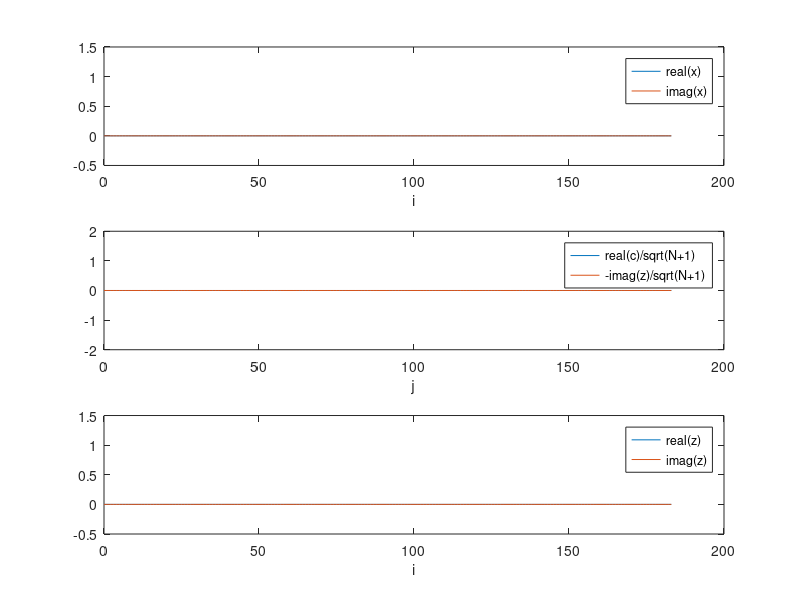

This figure's MATLAB source:
% F7FTSTEP183S
% Complex Fourier transform of step function of width 0 to d.
% 183 points are used. The FT(inverse) of the FT is also shown.

function F7FTSTEP183S;
% Original Function
i = (0:1:183);
d = 20;
x = (logical(i)>=0) - (logical(i-d)>=0)
nx = length(i);


figure(1);
subplot(3,1,1);
plot(i,real(x),i,imag(x));
axis([0 200 -0.5 1.5]);
xlabel('i');
legend('real(x)','imag(x)');

%Fourier transform
c = fft(x);
%N = 128
N = length(c)-1;
j = (0:1:N);

subplot(3,1,2);
plot(j,real(c)/sqrt(N+1),j,-imag(c)/sqrt(N+1));
axis([0 200 -2 2]);
xlabel('j');
legend('real(c)/sqrt(N+1)','-imag(z)/sqrt(N+1)');
% The first zero of the FT
% is at 1/2d

%Fourier transform(inverse) of Fourier transform
z = ifft(c);
N = length(c)-1;
k = (0:1:N);

% 1/(2*d)=0.025

subplot(3,1,3);
plot(i,real(z),i,imag(z));
axis([0 200 -0.5 1.5]);
xlabel('i');
legend('real(z)','imag(z)');
